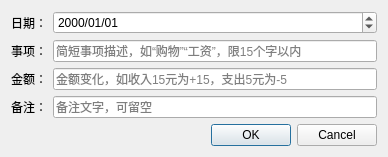
<?xml version="1.0" encoding="UTF-8"?>
<ui version="4.0">
 <class>Dialog</class>
 <widget class="QDialog" name="Dialog">
  <property name="geometry">
   <rect>
    <x>0</x>
    <y>0</y>
    <width>388</width>
    <height>146</height>
   </rect>
  </property>
  <property name="font">
   <font>
    <pointsize>9</pointsize>
   </font>
  </property>
  <property name="windowTitle">
   <string>添加项目</string>
  </property>
  <layout class="QFormLayout" name="formLayout">
   <item row="0" column="0">
    <widget class="QLabel" name="labSelDate">
     <property name="text">
      <string>日期：</string>
     </property>
    </widget>
   </item>
   <item row="0" column="1">
    <widget class="QDateEdit" name="dateEdit">
     <property name="displayFormat">
      <string>yyyy/MM/dd</string>
     </property>
    </widget>
   </item>
   <item row="1" column="0">
    <widget class="QLabel" name="labSelEvent">
     <property name="text">
      <string>事项：</string>
     </property>
    </widget>
   </item>
   <item row="1" column="1">
    <widget class="QLineEdit" name="eventEdit">
     <property name="maxLength">
      <number>15</number>
     </property>
     <property name="placeholderText">
      <string>简短事项描述，如“购物”“工资”，限15个字以内</string>
     </property>
    </widget>
   </item>
   <item row="2" column="0">
    <widget class="QLabel" name="labMoney">
     <property name="text">
      <string>金额：</string>
     </property>
    </widget>
   </item>
   <item row="2" column="1">
    <widget class="QLineEdit" name="moneyEdit">
     <property name="placeholderText">
      <string>金额变化，如收入15元为+15，支出5元为-5</string>
     </property>
    </widget>
   </item>
   <item row="3" column="0">
    <widget class="QLabel" name="labNote">
     <property name="text">
      <string>备注：</string>
     </property>
    </widget>
   </item>
   <item row="3" column="1">
    <widget class="QLineEdit" name="noteEdit">
     <property name="placeholderText">
      <string>备注文字，可留空</string>
     </property>
    </widget>
   </item>
   <item row="4" column="0" colspan="2">
    <widget class="QDialogButtonBox" name="buttonBox">
     <property name="orientation">
      <enum>Qt::Horizontal</enum>
     </property>
     <property name="standardButtons">
      <set>QDialogButtonBox::Cancel|QDialogButtonBox::Ok</set>
     </property>
    </widget>
   </item>
  </layout>
 </widget>
 <resources/>
 <connections>
  <connection>
   <sender>buttonBox</sender>
   <signal>accepted()</signal>
   <receiver>Dialog</receiver>
   <slot>accept()</slot>
   <hints>
    <hint type="sourcelabel">
     <x>248</x>
     <y>254</y>
    </hint>
    <hint type="destinationlabel">
     <x>157</x>
     <y>274</y>
    </hint>
   </hints>
  </connection>
  <connection>
   <sender>buttonBox</sender>
   <signal>rejected()</signal>
   <receiver>Dialog</receiver>
   <slot>reject()</slot>
   <hints>
    <hint type="sourcelabel">
     <x>316</x>
     <y>260</y>
    </hint>
    <hint type="destinationlabel">
     <x>286</x>
     <y>274</y>
    </hint>
   </hints>
  </connection>
 </connections>
</ui>
